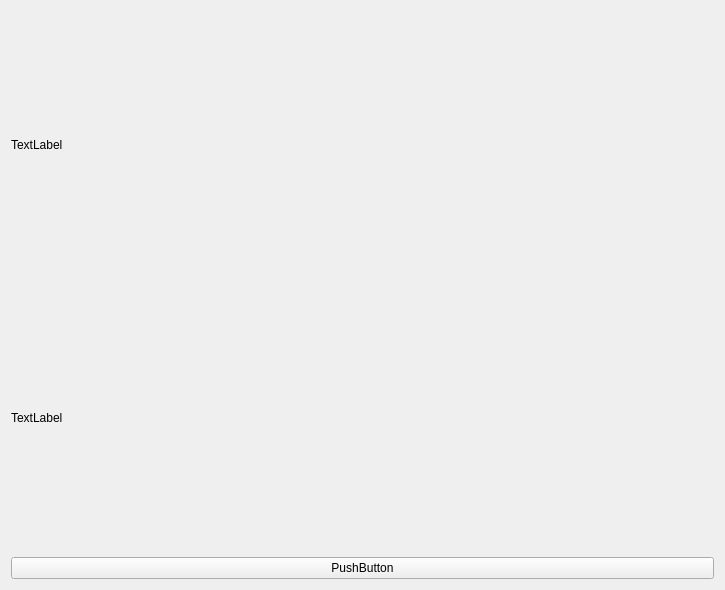
<?xml version="1.0" encoding="UTF-8"?>
<ui version="4.0">
 <class>MyWidget</class>
 <widget class="QWidget" name="MyWidget">
  <property name="geometry">
   <rect>
    <x>0</x>
    <y>0</y>
    <width>725</width>
    <height>590</height>
   </rect>
  </property>
  <property name="windowTitle">
   <string>MyWidget</string>
  </property>
  <layout class="QGridLayout" name="gridLayout">
   <item row="0" column="0">
    <widget class="MyLabel" name="label">
     <property name="text">
      <string>TextLabel</string>
     </property>
    </widget>
   </item>
   <item row="1" column="0">
    <widget class="QLabel" name="label_2">
     <property name="text">
      <string>TextLabel</string>
     </property>
    </widget>
   </item>
   <item row="2" column="0">
    <widget class="MyButton" name="pushButton">
     <property name="text">
      <string>PushButton</string>
     </property>
    </widget>
   </item>
  </layout>
 </widget>
 <layoutdefault spacing="6" margin="11"/>
 <customwidgets>
  <customwidget>
   <class>MyLabel</class>
   <extends>QLabel</extends>
   <header location="global">mylabel.h</header>
  </customwidget>
  <customwidget>
   <class>MyButton</class>
   <extends>QPushButton</extends>
   <header>mybutton.h</header>
  </customwidget>
 </customwidgets>
 <resources/>
 <connections/>
</ui>
